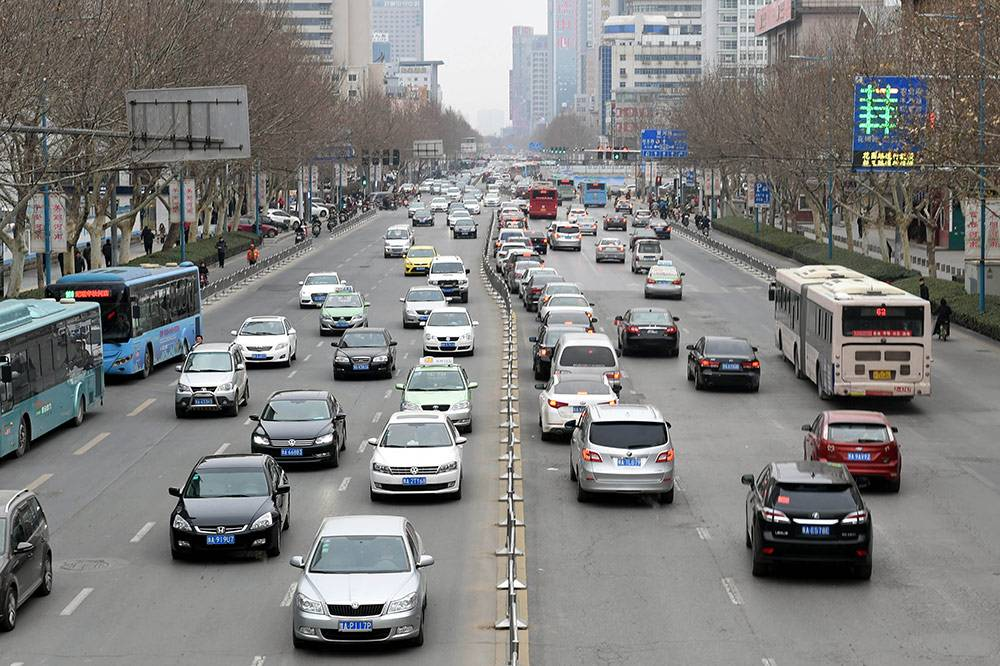
#> input picture vehicleRecognition/templates/img/1.jpg, 1000 x 666 px, found by its file name
$ python carPlateIdentity.py   (older library calls are emulated)
#> lines starting #> are read from the running program, lines starting #| are printed output that depends on the picture; after the words box and inside, x2 and y2 are one past the last pixel; in counts of white or black regions, pixels touching at a corner belong together
import cv2
import os
import sys
import numpy as np
import tensorflow.compat.v1 as tf
tf.disable_v2_behavior()
#> (this line was passed over: tensorflow is not available in this run)
#> further down, img is the input picture: shape (666, 1000, 3); mean B, G, R 124.6, 125.9, 126.4


char_table = ['0', '1', '2', '3', '4', '5', '6', '7', '8', '9', 'A', 'B', 'C', 'D', 'E', 'F', 'G', 'H', 'I', 'J', 'K',
              'L', 'M', 'N', 'O', 'P', 'Q', 'R', 'S', 'T', 'U', 'V', 'W', 'X', 'Y', 'Z', '川', '鄂', '赣', '甘', '贵',
              '桂', '黑', '沪', '冀', '津', '京', '吉', '辽', '鲁', '蒙', '闽', '宁', '青', '琼', '陕', '苏', '晋',
              '皖', '湘', '新', '豫', '渝', '粤', '云', '藏', '浙']

# [43 lines left out: functions hist_image, find_board_area, not called in this run]

def verify_scale(rotate_rect):
   error = 0.4
   aspect = 4#4.7272
   min_area = 10*(10*aspect)
   max_area = 150*(150*aspect)
   min_aspect = aspect*(1-error)
   max_aspect = aspect*(1+error)
   theta = 30

   # 宽或高为0，不满足矩形直接返回False
   if rotate_rect[1][0]==0 or rotate_rect[1][1]==0:
       return False

   r = rotate_rect[1][0]/rotate_rect[1][1]
   r = max(r,1/r)
   area = rotate_rect[1][0]*rotate_rect[1][1]
   if area>min_area and area<max_area and r>min_aspect and r<max_aspect:
       # 矩形的倾斜角度在不超过theta
       if ((rotate_rect[1][0] < rotate_rect[1][1] and rotate_rect[2] >= -90 and rotate_rect[2] < -(90 - theta)) or
               (rotate_rect[1][1] < rotate_rect[1][0] and rotate_rect[2] > -theta and rotate_rect[2] <= 0)):
           return True
   return False

# [48 lines left out: function img_Transform, not called in this run]

def pre_process(orig_img):

    gray_img = cv2.cvtColor(orig_img, cv2.COLOR_BGR2GRAY)
    #cv2.imshow('gray_img', gray_img)

    blur_img = cv2.blur(gray_img, (3, 3))
    #cv2.imshow('blur', blur_img)

    sobel_img = cv2.Sobel(blur_img, cv2.CV_16S, 1, 0, ksize=3)
    sobel_img = cv2.convertScaleAbs(sobel_img)
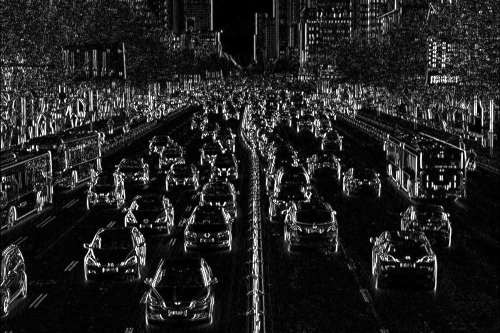
#> sobel_img: shape (666, 1000) (shown at 1/2 size); min 0, max 255, mean 33.7
    #cv2.imshow('sobel', sobel_img)

    hsv_img = cv2.cvtColor(orig_img, cv2.COLOR_BGR2HSV)
#> hsv_img: shape (666, 1000, 3); mean H, S, V 51.6, 27.1, 130.8

    h, s, v = hsv_img[:, :, 0], hsv_img[:, :, 1], hsv_img[:, :, 2]
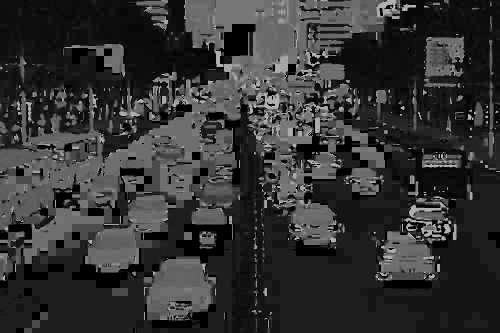
#> h: shape (666, 1000) (shown at 1/2 size); min 0, max 179, mean 51.6
    # 黄色色调区间[26，34],蓝色色调区间:[100,124]
    blue_img = (((h > 26) & (h < 34)) | ((h > 100) & (h < 124))) & (s > 70) & (v > 70)
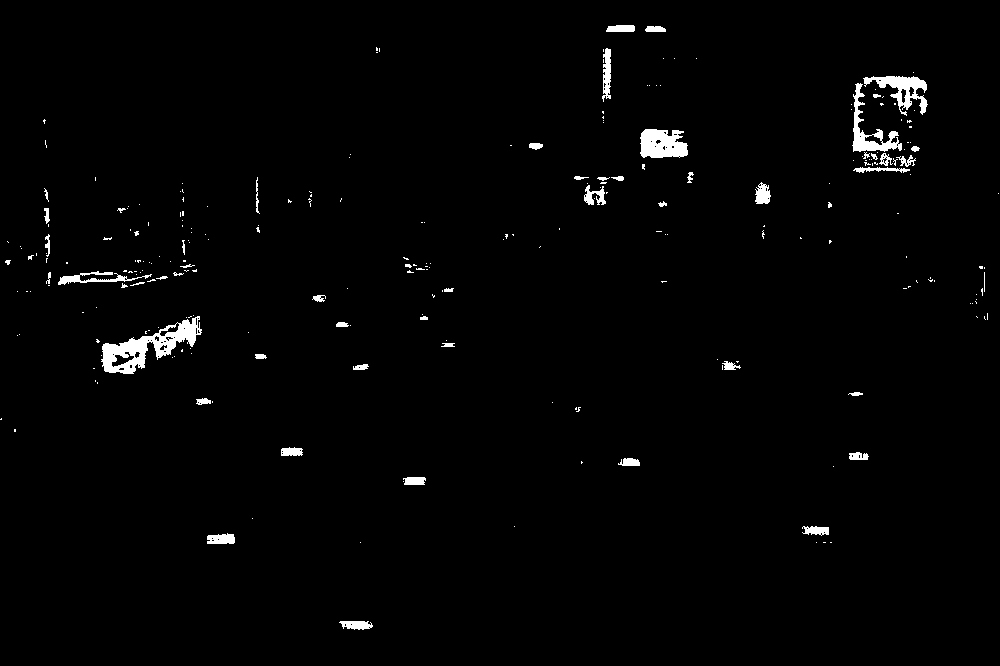
#> blue_img: shape (666, 1000) bool; 1.6% white; 258 white regions (204 under 20 px), largest, box (x1, y1, x2, y2) and area: (101, 316, 202, 374) 2096, (640, 129, 688, 158) 1117, (863, 76, 928, 116) 985
    blue_img = blue_img.astype('float32')

    mix_img = np.multiply(sobel_img, blue_img)
    #cv2.imshow('mix', mix_img)

    mix_img = mix_img.astype(np.uint8)

    ret, binary_img = cv2.threshold(mix_img, 0, 255, cv2.THRESH_BINARY | cv2.THRESH_OTSU)
#> binary_img: shape (666, 1000); 0.41% white in thin lines or dots
#> ret = 63
    #cv2.imshow('binary',binary_img)

    kernel = cv2.getStructuringElement(cv2.MORPH_RECT,(21,5))
    close_img = cv2.morphologyEx(binary_img, cv2.MORPH_CLOSE, kernel)
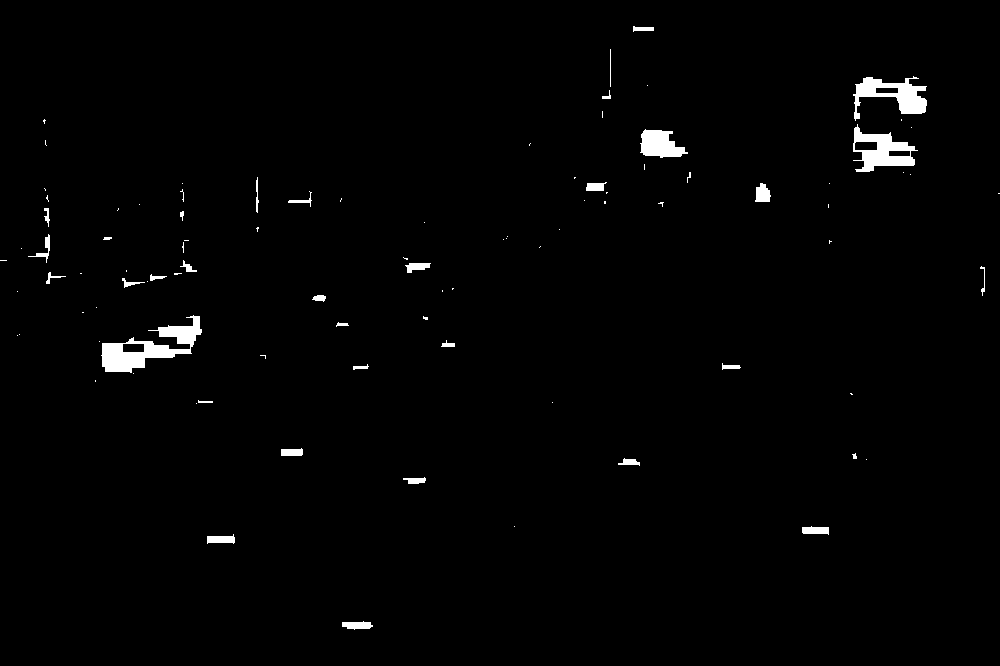
#> close_img: shape (666, 1000); 1.4% white; 94 white regions (60 under 20 px)
    #cv2.imshow('close', close_img)

    return close_img

# 给候选车牌区域做漫水填充算法，一方面补全上一步求轮廓可能存在轮廓歪曲的问题，
# 另一方面也可以将非车牌区排除掉
def verify_color(rotate_rect,src_image):
    img_h,img_w = src_image.shape[:2]
    mask = np.zeros(shape=[img_h+2,img_w+2],dtype=np.uint8)
    connectivity = 4 #种子点上下左右4邻域与种子颜色值在[loDiff,upDiff]的被涂成new_value，也可设置8邻域
    loDiff,upDiff = 30,30
    new_value = 255
    flags = connectivity
    flags |= cv2.FLOODFILL_FIXED_RANGE  #考虑当前像素与种子象素之间的差，不设置的话则和邻域像素比较
    flags |= new_value << 8
    flags |= cv2.FLOODFILL_MASK_ONLY #设置这个标识符则不会去填充改变原始图像，而是去填充掩模图像（mask）

    rand_seed_num = 5000 #生成多个随机种子
    valid_seed_num = 200 #从rand_seed_num中随机挑选valid_seed_num个有效种子
    adjust_param = 0.1
    box_points = cv2.boxPoints(rotate_rect)
    box_points_x = [n[0] for n in box_points]
    box_points_x.sort(reverse=False)
    adjust_x = int((box_points_x[2]-box_points_x[1])*adjust_param)
    col_range = [box_points_x[1]+adjust_x,box_points_x[2]-adjust_x]
    box_points_y = [n[1] for n in box_points]
    box_points_y.sort(reverse=False)
    adjust_y = int((box_points_y[2]-box_points_y[1])*adjust_param)
    row_range = [box_points_y[1]+adjust_y, box_points_y[2]-adjust_y]
    # 如果以上方法种子点在水平或垂直方向可移动的范围很小，则采用旋转矩阵对角线来设置随机种子点
    if (col_range[1]-col_range[0])/(box_points_x[3]-box_points_x[0])<0.4\
        or (row_range[1]-row_range[0])/(box_points_y[3]-box_points_y[0])<0.4:
        points_row = []
        points_col = []
        for i in range(2):
            pt1,pt2 = box_points[i],box_points[i+2]
            x_adjust,y_adjust = int(adjust_param*(abs(pt1[0]-pt2[0]))),int(adjust_param*(abs(pt1[1]-pt2[1])))
            if (pt1[0] <= pt2[0]):
                pt1[0], pt2[0] = pt1[0] + x_adjust, pt2[0] - x_adjust
            else:
                pt1[0], pt2[0] = pt1[0] - x_adjust, pt2[0] + x_adjust
            if (pt1[1] <= pt2[1]):
                pt1[1], pt2[1] = pt1[1] + adjust_y, pt2[1] - adjust_y
            else:
                pt1[1], pt2[1] = pt1[1] - y_adjust, pt2[1] + y_adjust
            temp_list_x = [int(x) for x in np.linspace(pt1[0],pt2[0],int(rand_seed_num /2))]
            temp_list_y = [int(y) for y in np.linspace(pt1[1],pt2[1],int(rand_seed_num /2))]
            points_col.extend(temp_list_x)
            points_row.extend(temp_list_y)
    else:
        points_row = np.random.randint(row_range[0],row_range[1],size=rand_seed_num)
        points_col = np.linspace(col_range[0],col_range[1],num=rand_seed_num).astype(np.int)

    points_row = np.array(points_row)
    points_col = np.array(points_col)
    hsv_img = cv2.cvtColor(src_image, cv2.COLOR_BGR2HSV)
    h,s,v = hsv_img[:,:,0],hsv_img[:,:,1],hsv_img[:,:,2]
    # 将随机生成的多个种子依次做漫水填充,理想情况是整个车牌被填充
    flood_img = src_image.copy()
    seed_cnt = 0
    for i in range(rand_seed_num):
        rand_index = np.random.choice(rand_seed_num,1,replace=False)
        row,col = points_row[rand_index],points_col[rand_index]
        # 限制随机种子必须是车牌背景色
        if (((h[row,col]>26)&(h[row,col]<34))|((h[row,col]>100)&(h[row,col]<124)))&(s[row,col]>70)&(v[row,col]>70):
            cv2.floodFill(src_image, mask, (col,row), (255, 255, 255), (loDiff,) * 3, (upDiff,) * 3, flags)
            cv2.circle(flood_img,center=(col,row),radius=2,color=(0,0,255),thickness=2)
            seed_cnt += 1
            if seed_cnt >= valid_seed_num:
                break
    #======================调试用======================#
    show_seed = np.random.uniform(1,100,1).astype(np.uint16)
    cv2.imshow('floodfill'+str(show_seed),flood_img)
    cv2.imshow('flood_mask'+str(show_seed),mask)
    #======================调试用======================#
    # 获取掩模上被填充点的像素点，并求点集的最小外接矩形
    mask_points = []
    for row in range(1,img_h+1):
        for col in range(1,img_w+1):
            if mask[row,col] != 0:
                mask_points.append((col-1,row-1))
    mask_rotateRect = cv2.minAreaRect(np.array(mask_points))
    if verify_scale(mask_rotateRect):
        return True,mask_rotateRect
    else:
        return False,mask_rotateRect

# 车牌定位
def locate_carPlate(orig_img,pred_image):
    carPlate_list = []
    temp1_orig_img = orig_img.copy() #调试用
    temp2_orig_img = orig_img.copy() #调试用
    cloneImg,contours,heriachy = cv2.findContours(pred_image,cv2.RETR_EXTERNAL,cv2.CHAIN_APPROX_SIMPLE)
#> contours = 94 contours, 67 with area under 20; largest, box (x1, y1, x2, y2) and area: (101, 315, 202, 373) 2188, (853, 124, 918, 172) 1620, (853, 76, 927, 121) 1423, (640, 129, 688, 158) 847, (755, 183, 771, 202) 196; heriachy = 94 rows, first 6: [1, -1, -1, -1], [2, 0, -1, -1], [3, 1, -1, -1], [4, 2, -1, -1], [5, 3, -1, -1], [6, 4, -1, -1]
    for i,contour in enumerate(contours):
        cv2.drawContours(temp1_orig_img, contours, i, (0, 255, 255), 2)
        # 获取轮廓最小外接矩形，返回值rotate_rect
        rotate_rect = cv2.minAreaRect(contour)
        # 根据矩形面积大小和长宽比判断是否是车牌
        if verify_scale(rotate_rect):
            ret,rotate_rect2 = verify_color(rotate_rect,temp2_orig_img)
            if ret == False:
                continue
            # 车牌位置矫正
            car_plate = img_Transform(rotate_rect2, temp2_orig_img)
            car_plate = cv2.resize(car_plate,(car_plate_w,car_plate_h)) #调整尺寸为后面CNN车牌识别做准备
            #========================调试看效果========================#
            box = cv2.boxPoints(rotate_rect2)
            for k in range(4):
                n1,n2 = k%4,(k+1)%4
                cv2.line(temp1_orig_img,(box[n1][0],box[n1][1]),(box[n2][0],box[n2][1]),(255,0,0),2)
            cv2.imshow('opencv_' + str(i), car_plate)
            #========================调试看效果========================#
            carPlate_list.append(car_plate)
#> this loop made 25 passes
#> rotate_rect on passes 1, 2, 3, 5, 7, 9, 12, 16: ((357, 625.1), (30.01, 7.56), -2.73), ((220.5, 538.5), (9, 27), -90), ((815, 529.8), (7.31, 26.26), -87.71), ((414.1, 480.3), (22.02, 5.71), -2.73), ((628.6, 461.4), (6.28, 21.07), -87.27), ((291.5, 451.5), (7, 21), -90), ((205, 401), (2, 14), -90), ((360.4, 366.9), (15.27, 3.96), -8.13)
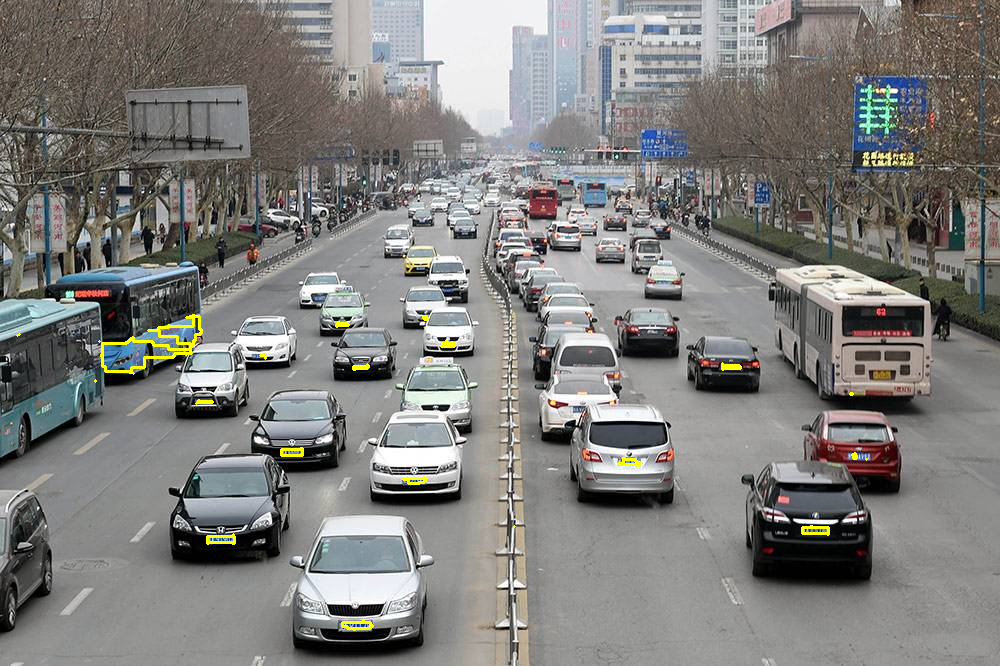
#> temp1_orig_img: shape (666, 1000, 3); 0.43% of pixels changed, all inside (x1, y1, x2, y2) = (16, 314, 868, 631)
#> after the loop, carPlate_list = []

    cv2.imshow('contour', temp1_orig_img)
    return carPlate_list

# 左右切割
# [167 lines left out: functions horizontal_cut_chars, get_chars, extract_char, cnn_select_carPlate, cnn_recongnize_char, not called in this run]

if __name__ == '__main__':
    cur_dir = sys.path[0]
    car_plate_w,car_plate_h = 136,36
    char_w,char_h = 20,20
    plate_model_path = os.path.join(cur_dir, './carIdentityData/model/plate_recongnize/model.ckpt-510.meta')
    char_model_path = os.path.join(cur_dir,'./carIdentityData/model/char_recongnize/model.ckpt-660.meta')
    img = cv2.imread('./carIdentityData/images/1.jpg')

    # 预处理
    pred_img = pre_process(img)

    # 车牌定位
#> (the run stopped early here; a loop or call above may not have finished)
